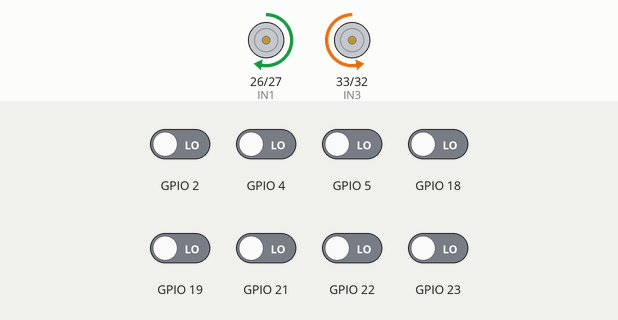
Simulated run of this sketch. Board: ESP32. Parts: motor-driver pin pairs drawn as motors (green arrow = first pin HIGH = forward, orange = second pin HIGH = backward, longer = more drive, scaled by the enable pin). The inputs (shaded band) are chosen by the test bench; at power-on: GPIO 2, GPIO 4, GPIO 5, GPIO 18, GPIO 19, GPIO 21–23 LOW. Nothing arrives over Bluetooth unless stated.

Above: at 1.1 s.
At 20.1 s:
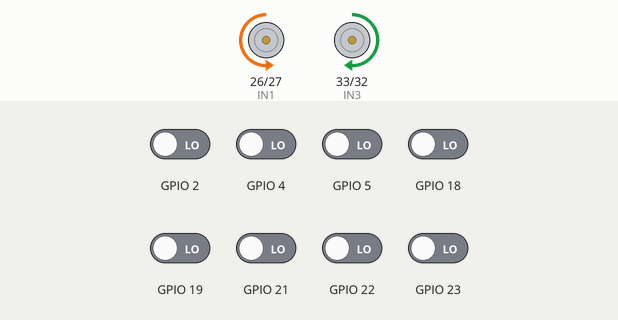
At 20.8 s:
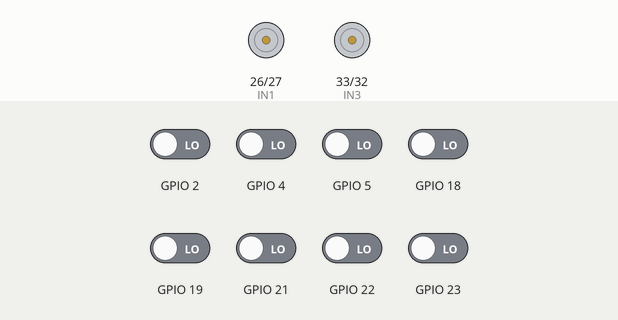
Timing chart, 0 to 22.3 s (numbered marks = the images above):
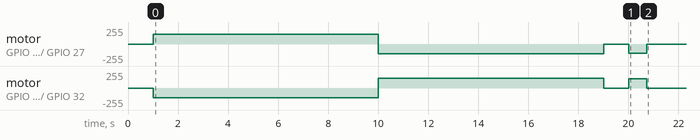

The sketch:

Automatic.ino
```cpp
#include <BluetoothSerial.h>
#include <QTRSensors.h>

const int ENA = 13; const int IN1 = 26; const int IN2 = 27;
const int ENB = 25; const int IN3 = 33; const int IN4 = 32;

QTRSensors qtr;
BluetoothSerial SerialBT;

const uint8_t SensorCount = 8;
uint16_t sensorValues[SensorCount];

// --- CORE SETTINGS (Independent of BT) ---
bool isAutoMode = true;   // Starts in AUTO by default
int baseSpeed = 100;      // Set your preferred race speed here
float Kp = 0.34;
float Kd = 8.00;
int threshold = 850;
int lastError = 0;
unsigned long lastDebug = 0;
unsigned long lostTime = 0;

void setMotors(int left, int right) {
  if (left == 0 && right == 0) {
    digitalWrite(IN1, LOW); digitalWrite(IN2, LOW);
    digitalWrite(IN3, LOW); digitalWrite(IN4, LOW);
    ledcWrite(ENA, 0); ledcWrite(ENB, 0);
    return;
  }
  digitalWrite(IN1, left >= 0 ? HIGH : LOW);
  digitalWrite(IN2, left >= 0 ? LOW : HIGH);
  digitalWrite(IN3, right >= 0 ? HIGH : LOW);
  digitalWrite(IN4, right >= 0 ? LOW : HIGH);

  int pL = abs(left);
  int pR = abs(right);

  // Deadzone compensation
  if (baseSpeed < 100) {
    if (pL > 0 && pL < 115) pL = 115;
    if (pR > 0 && pR < 115) pR = 115;
  }
  ledcWrite(ENA, constrain(pL, 0, 255));
  ledcWrite(ENB, constrain(pR, 0, 255));
}

void runCalibration() {
  for (uint16_t i = 0; i < 600; i++) {
    if (i < 300) setMotors(150, -150);
    else setMotors(-150, 150);
    qtr.calibrate();
    delay(5);
  }
  setMotors(0, 0);
}

void setup() {
  Serial.begin(115200);
  pinMode(IN1, OUTPUT); pinMode(IN2, OUTPUT);
  pinMode(IN3, OUTPUT); pinMode(IN4, OUTPUT);
  ledcAttach(ENA, 1000, 8); ledcAttach(ENB, 1000, 8);

  qtr.setTypeRC();
  qtr.setSensorPins((const uint8_t[]){4, 23, 2, 5, 18, 19, 21, 22}, SensorCount);

  // Bluetooth starts, but the robot doesn't WAIT for it
  SerialBT.begin("SantiBot_Independent");

  delay(1000);
  runCalibration();
  delay(1000); // 1 second to place it on the line after calibration
}

void loop() {
  // --- SECTION 1: BLUETOOTH (Background Task) ---
  if (SerialBT.available()) {
    char cmd = SerialBT.read();
    if (cmd == 'W') isAutoMode = false;
    if (cmd == 'U') isAutoMode = true;
    if (cmd == 'S') { isAutoMode = false; setMotors(0, 0); } // Emergency Stop

    // Tuning still works via BT if connected
    if (cmd == 'a') baseSpeed = 60;
    if (cmd == 'b') baseSpeed = 100;
    if (cmd == 'c') baseSpeed = 160;
    if (cmd == 'V') baseSpeed = 250;
    if (cmd == 'K') Kp += 0.01;
    if (cmd == 'k') Kp -= 0.01;
    if (cmd == 'D') Kd += 0.2;
    if (cmd == 'd') Kd -= 0.2;
  }

  // --- SECTION 2: INDEPENDENT LOGIC (Always Running) ---
  uint16_t position = qtr.readLineBlack(sensorValues);

  if (isAutoMode) {
    int blackCounter = 0;
    for (int i = 0; i < SensorCount; i++) {
      if (sensorValues[i] > threshold) blackCounter++;
    }

    if (blackCounter >= 1) {
      lostTime = 0;
      int error = (int)position - 3500;
      if (abs(error) < 100) error = 0;

      int adjustment = (Kp * error) + (Kd * (error - lastError));
      lastError = error;
      setMotors(baseSpeed - adjustment, baseSpeed + adjustment);
    }
    else {
      // Line Loss recovery
      if (lostTime == 0) lostTime = millis();
      if (millis() - lostTime > 700) {
        setMotors(0, 0);
      } else {
        if (lastError > 0) setMotors(140, -140);
        else setMotors(-140, 140);
      }
    }
  }

  // Debugging (Only sends if BT is connected, doesn't stop the robot if not)
  if (millis() - lastDebug > 1000) {
    if (SerialBT.hasClient()) {
      SerialBT.print("POS: "); SerialBT.println(position);
    }
    lastDebug = millis();
  }
}
```

Measured:
- by itself, motor on GPIO 33 (IN3) / GPIO 32 (IN4): stopped → backward 149/255 at 1.0 s, → forward 149/255 9.0 s later, → stopped 9.0 s later, → forward 139/255 1.0 s later, … (5 changes in this stretch)
- by itself, motor on GPIO 26 (IN1) / GPIO 27 (IN2): stopped → forward 149/255 at 1.0 s, → backward 149/255 9.0 s later, → stopped 9.0 s later, → backward 139/255 1.0 s later, … (5 changes in this stretch)
